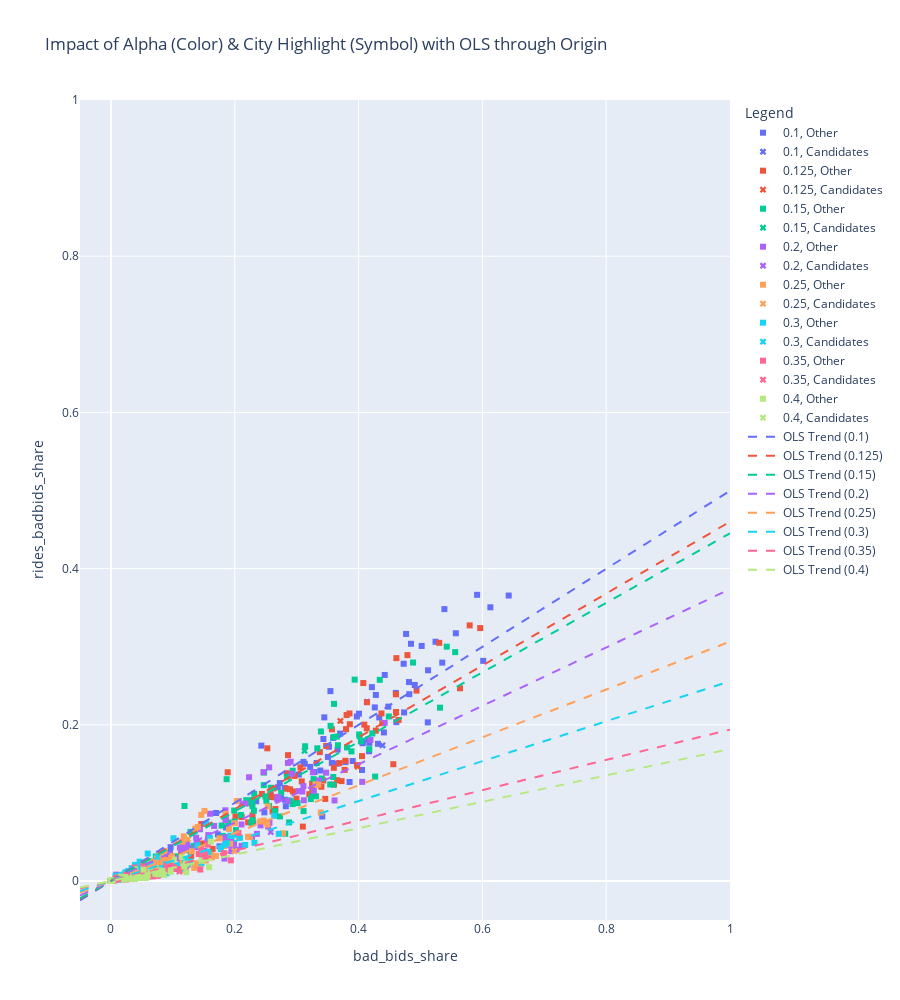

Notebook code cell kept with this figure:
### Code cell
if df_filtered.empty:
    print(f"DataFrame пуст после фильтрации с MIN_COMPLETED_ORDERS = {MIN_COMPLETED_ORDERS}. График не будет построен.")
else:
    fig = px.scatter(df_filtered,
                     x='bad_bids_share',
                     y='rides_badbids_share',
                     color='alpha_value_str',
                     symbol='highlight_status',
                     symbol_map={
                         'veracrus': 'star',
                         'veracrus_candidates': 'cross'
                     },
                     hover_data=df_filtered.columns.tolist(),
                     title='Impact of Alpha (Color) & City Highlight (Symbol) with OLS through Origin',
                     labels={
                         'share_of_bad_bids': 'Share of Bad Bids',
                         'share_done_orders_with_bad_tender': 'Share of Completed Orders with Bad Tender',
                         'alpha_value_str': 'Alpha Value',
                         'highlight_status': 'City Status'
                     }
                    )

    alpha_color_map = {}
    for trace in fig.data:
        alpha_val_for_trace = trace.legendgroup
        if alpha_val_for_trace not in alpha_color_map:
            alpha_color_map[alpha_val_for_trace] = trace.marker.color
    print(alpha_color_map)

    unique_alpha_values = sorted(df_filtered['alpha_value_str'].unique())

    for current_alpha_str in unique_alpha_values:
        # Данные для OLS берутся по ВСЕМ точкам для текущего current_alpha_str
        group_data_for_ols = df_filtered[df_filtered['alpha_value_str'] == current_alpha_str]

        x_data = group_data_for_ols['bad_bids_share']
        y_data = group_data_for_ols['rides_badbids_share']

        valid_indices = x_data.notna() & y_data.notna()
        x_clean = x_data[valid_indices]
        y_clean = y_data[valid_indices]

        if len(x_clean) >= 2:
            try:
                model = sm.OLS(y_clean, x_clean)
                results = model.fit()

                if results.params.empty:
                    print(f"Предупреждение: Параметры OLS пусты для alpha_value_str = {current_alpha_str}.")
                    continue
                
                slope = results.params.iloc[0]

                if pd.notna(slope) and np.isfinite(slope):
                    x_range_for_line = np.array([-0.05, 1.0])
                    y_line = slope * x_range_for_line
                    
                    line_color = get_color_for_alpha(current_alpha_str, alpha_color_map)
                    if line_color is None:
                        print(f"Предупреждение: Цвет не найден для OLS alpha_value_str = {current_alpha_str}. Используется черный.")
                        line_color = 'rgba(0,0,0,0.5)'

                    fig.add_trace(go.Scatter(
                        x=x_range_for_line,
                        y=y_line,
                        mode='lines',
                        name=f'OLS Trend ({current_alpha_str})',
                        line=dict(color=line_color, width=2, dash='dash'),
                        legendgroup=f"group_{current_alpha_str}", 
                        showlegend=True
                    ))
                else:
                    print(f"Предупреждение: Наклон (slope) NaN/Inf для alpha_value_str = {current_alpha_str}.")
            except Exception as e:
                print(f"Ошибка OLS для alpha_value_str = {current_alpha_str}: {e}")
        else:
            print(f"Мало данных (нужно >= 2, есть {len(x_clean)}) для OLS alpha_value_str = {current_alpha_str}.")

    fig.update_layout(
        xaxis=dict(range=[-0.05, 1]),
        yaxis=dict(range=[-0.05, 1]),
        height=1000,
        legend_title_text="Legend"
    )

    fig.show()

### Figure 1 — Plotly figure (JSON) as saved in the notebook; plotly's stock layout.template omitted (floating-point values rounded to 4 significant figures; data arrays with more than 128 entries replaced by an {"elided": "..."} marker saying what was removed)
{"data": [{"customdata": {"elided": "78x10 mixed values"}, "hovertemplate": "Alpha Value=%{customdata[8]}<br>City Status=%{customdata[9]}<br>bad_bids_share=%{x}<br>rides_badbids_share=%{y}<br>city_id=%{customdata[0]}<br>order_type=%{customdata[1]}<br>avg_rta=%{customdata[2]}<br>alpha_value=%{customdata[3]}<br>bids_count=%{customdata[4]}<br>bad_bids_count=%{customdata[5]}<br>rides_count=%{customdata[6]}<br>rides_badbids_count=%{customdata[7]}<extra></extra>", "legendgroup": "0.1, Other", "marker": {"color": "#636efa", "symbol": "square"}, "mode": "markers", "name": "0.1, Other", "orientation": "v", "showlegend": true, "type": "scatter", "x": [0.3287, 0.3568, 0.3591, 0.2746, 0.3972, 0.4006, 0.4819, 0.3446, 0.3323, 0.3035, 0.3522, 0.08762, NaN, 0.4814, 0.2808, 0.6425, 0.2811, 0.313, 0.4423, 0.5119, 0.3854, 0.5571, 0.5386, 0.5352, 0.4174, 0.2346, 0.1698, 0.311, 0.3432, 0.3218, 0.2582, 0.4215, 0.4767, 0.3505, 0.3661, 0.461, 0.4735, 0.4067, 0.2478, 0.4056, 0.4065, 0.4847, 0.4409, 0.5243, 0.3653, 0.1728, 0.186, 0.4313, 0.3788, 0.2727, 0.5019, 0.5123, 0.1174, 0.3905, 0.417, 0.4262, 0.4907, 0.6013, 0.5915, 0.2429, 0.3546, 0.4729, 0.1754, 0.3382, 0.4158, 0.2696, 0.3413, 0.2825, 0.1269, 0.09543, 0.1484, 0.4279, 0.4601, 0.3702, 0.09635, 0.6129, 0.4334, 0.448], "xaxis": "x", "y": [0.1395, 0.1512, 0.1832, 0.1065, 0.2106, 0.2142, 0.2391, 0.2095, 0.1511, 0.1362, 0.1718, 0.03148, 0.0, 0.2547, 0.1189, 0.3655, 0.104, 0.15, 0.2638, 0.203, 0.1267, 0.3171, 0.3481, 0.2796, 0.1769, 0.1021, 0.08699, 0.1524, 0.1818, 0.146, 0.1097, 0.2481, 0.3163, 0.1588, 0.1682, 0.2034, 0.2158, 0.1774, 0.08787, 0.1421, 0.1763, 0.3037, 0.1902, 0.3063, 0.1503, 0.05959, 0.06854, 0.1756, 0.1522, 0.1253, 0.3009, 0.2698, 0.04163, 0.1536, 0.1661, 0.2222, 0.2509, 0.2818, 0.3664, 0.1733, 0.2431, 0.2781, 0.04441, 0.1414, 0.1813, 0.1199, 0.08252, 0.09568, 0.0392, 0.03587, 0.03644, 0.2382, 0.2408, 0.1887, 0.04322, 0.3504, 0.2094, 0.2232], "yaxis": "y"}, {"customdata": [[4231, "auto_econom", 275.8, 0.1, 3088359, 1276880, 904724, 207527, "0.1", "Candidates"], [4263, "auto_econom", 195.4, 0.1, 2685651, 1178127, 705076, 122439, "0.1", "Candidates"]], "hovertemplate": "Alpha Value=%{customdata[8]}<br>City Status=%{customdata[9]}<br>bad_bids_share=%{x}<br>rides_badbids_share=%{y}<br>city_id=%{customdata[0]}<br>order_type=%{customdata[1]}<br>avg_rta=%{customdata[2]}<br>alpha_value=%{customdata[3]}<br>bids_count=%{customdata[4]}<br>bad_bids_count=%{customdata[5]}<br>rides_count=%{customdata[6]}<br>rides_badbids_count=%{customdata[7]}<extra></extra>", "legendgroup": "0.1, Candidates", "marker": {"color": "#636efa", "symbol": "x"}, "mode": "markers", "name": "0.1, Candidates", "orientation": "v", "showlegend": true, "type": "scatter", "x": [0.4134, 0.4387], "xaxis": "x", "y": [0.2294, 0.1737], "yaxis": "y"}, {"customdata": {"elided": "78x10 mixed values"}, "hovertemplate": "Alpha Value=%{customdata[8]}<br>City Status=%{customdata[9]}<br>bad_bids_share=%{x}<br>rides_badbids_share=%{y}<br>city_id=%{customdata[0]}<br>order_type=%{customdata[1]}<br>avg_rta=%{customdata[2]}<br>alpha_value=%{customdata[3]}<br>bids_count=%{customdata[4]}<br>bad_bids_count=%{customdata[5]}<br>rides_count=%{customdata[6]}<br>rides_badbids_count=%{customdata[7]}<extra></extra>", "legendgroup": "0.125, Other", "marker": {"color": "#EF553B", "symbol": "square"}, "mode": "markers", "name": "0.125, Other", "orientation": "v", "showlegend": true, "type": "scatter", "x": [0.2657, 0.2997, 0.3061, 0.2216, 0.3374, 0.3477, 0.4278, 0.2861, 0.2841, 0.2564, 0.2965, 0.08351, NaN, 0.437, 0.2287, 0.5965, 0.23, 0.2623, 0.3807, 0.4562, 0.3462, 0.4936, 0.4789, 0.4646, 0.3788, 0.2011, 0.1459, 0.2575, 0.284, 0.2638, 0.2271, 0.357, 0.4076, 0.2892, 0.3082, 0.3976, 0.4055, 0.3251, 0.1853, 0.3725, 0.3429, 0.4136, 0.3775, 0.4605, 0.325, 0.1472, 0.1576, 0.3604, 0.3204, 0.2111, 0.4611, 0.4605, 0.09014, 0.3399, 0.3652, 0.3859, 0.4383, 0.5638, 0.5303, 0.1886, 0.2526, 0.3797, 0.1642, 0.294, 0.3688, 0.2438, 0.31, 0.2611, 0.1133, 0.08189, 0.1295, 0.3853, 0.4132, 0.2867, 0.08044, 0.5795, 0.36, 0.4092], "xaxis": "x", "y": [0.09215, 0.1054, 0.1454, 0.07506, 0.165, 0.1729, 0.1924, 0.1611, 0.1181, 0.1075, 0.1345, 0.02897, 0.0, 0.2145, 0.08387, 0.3238, 0.07444, 0.1185, 0.2124, 0.1494, 0.1051, 0.2437, 0.2892, 0.2061, 0.1539, 0.08268, 0.07288, 0.1122, 0.1379, 0.1072, 0.09926, 0.1942, 0.2534, 0.1174, 0.1274, 0.1484, 0.1599, 0.1171, 0.05617, 0.1279, 0.1287, 0.2289, 0.1422, 0.239, 0.1249, 0.04801, 0.05373, 0.1233, 0.1111, 0.08184, 0.2853, 0.2163, 0.02935, 0.1206, 0.1291, 0.2007, 0.202, 0.2467, 0.3049, 0.1392, 0.1698, 0.1944, 0.04108, 0.1146, 0.1509, 0.1113, 0.0696, 0.08899, 0.03435, 0.0308, 0.03172, 0.2145, 0.1955, 0.1348, 0.03418, 0.3273, 0.1449, 0.2002], "yaxis": "y"}, {"customdata": [[4231, "auto_econom", 275.8, 0.125, 3088359, 1144801, 904724, 185362, "0.125", "Candidates"], [4263, "auto_econom", 195.4, 0.125, 2685651, 1070312, 705076, 103290, "0.125", "Candidates"]], "hovertemplate": "Alpha Value=%{customdata[8]}<br>City Status=%{customdata[9]}<br>bad_bids_share=%{x}<br>rides_badbids_share=%{y}<br>city_id=%{customdata[0]}<br>order_type=%{customdata[1]}<br>avg_rta=%{customdata[2]}<br>alpha_value=%{customdata[3]}<br>bids_count=%{customdata[4]}<br>bad_bids_count=%{customdata[5]}<br>rides_count=%{customdata[6]}<br>rides_badbids_count=%{customdata[7]}<extra></extra>", "legendgroup": "0.125, Candidates", "marker": {"color": "#EF553B", "symbol": "x"}, "mode": "markers", "name": "0.125, Candidates", "orientation": "v", "showlegend": true, "type": "scatter", "x": [0.3707, 0.3985], "xaxis": "x", "y": [0.2049, 0.1465], "yaxis": "y"}, {"customdata": {"elided": "78x10 mixed values"}, "hovertemplate": "Alpha Value=%{customdata[8]}<br>City Status=%{customdata[9]}<br>bad_bids_share=%{x}<br>rides_badbids_share=%{y}<br>city_id=%{customdata[0]}<br>order_type=%{customdata[1]}<br>avg_rta=%{customdata[2]}<br>alpha_value=%{customdata[3]}<br>bids_count=%{customdata[4]}<br>bad_bids_count=%{customdata[5]}<br>rides_count=%{customdata[6]}<br>rides_badbids_count=%{customdata[7]}<extra></extra>", "legendgroup": "0.15, Other", "marker": {"color": "#00cc96", "symbol": "square"}, "mode": "markers", "name": "0.15, Other", "orientation": "v", "showlegend": true, "type": "scatter", "x": [0.229, 0.265, 0.2581, 0.1806, 0.2846, 0.2936, 0.3885, 0.2474, 0.231, 0.2098, 0.2496, 0.07813, NaN, 0.4009, 0.1995, 0.5561, 0.2019, 0.2282, 0.3392, 0.4268, 0.3112, 0.4489, 0.4343, 0.4172, 0.3404, 0.1788, 0.1285, 0.2247, 0.2469, 0.2286, 0.1991, 0.3136, 0.3604, 0.251, 0.2751, 0.3542, 0.3592, 0.2904, 0.118, 0.3311, 0.2933, 0.3647, 0.3253, 0.4018, 0.2873, 0.122, 0.1332, 0.2878, 0.273, 0.1894, 0.3937, 0.4223, 0.07467, 0.3014, 0.3229, 0.3334, 0.4038, 0.5315, 0.488, 0.1188, 0.1868, 0.3596, 0.1483, 0.2554, 0.3273, 0.2187, 0.2815, 0.2268, 0.1038, 0.06586, 0.1135, 0.3547, 0.3813, 0.2314, 0.07247, 0.5424, 0.3301, 0.3667], "xaxis": "x", "y": [0.07781, 0.08929, 0.1194, 0.05769, 0.1331, 0.1411, 0.1659, 0.1388, 0.08998, 0.08451, 0.1083, 0.02739, 0.0, 0.1876, 0.07613, 0.293, 0.06515, 0.1036, 0.1914, 0.1336, 0.08945, 0.2106, 0.2576, 0.1688, 0.1312, 0.07094, 0.06289, 0.1007, 0.1227, 0.09579, 0.09015, 0.1725, 0.2267, 0.1025, 0.113, 0.1236, 0.1331, 0.1022, 0.02617, 0.1084, 0.09843, 0.1848, 0.1087, 0.1853, 0.1032, 0.03929, 0.04504, 0.07498, 0.08263, 0.0747, 0.2578, 0.1889, 0.02484, 0.09959, 0.1049, 0.1698, 0.1787, 0.2219, 0.2797, 0.09604, 0.1303, 0.1842, 0.03652, 0.09604, 0.1304, 0.1034, 0.06046, 0.07473, 0.03154, 0.02501, 0.02719, 0.1986, 0.171, 0.1116, 0.03135, 0.3, 0.1284, 0.1738], "yaxis": "y"}, {"customdata": [[4231, "auto_econom", 275.8, 0.15, 3088359, 965854, 904724, 150723, "0.15", "Candidates"], [4263, "auto_econom", 195.4, 0.15, 2685651, 965353, 705076, 86805, "0.15", "Candidates"]], "hovertemplate": "Alpha Value=%{customdata[8]}<br>City Status=%{customdata[9]}<br>bad_bids_share=%{x}<br>rides_badbids_share=%{y}<br>city_id=%{customdata[0]}<br>order_type=%{customdata[1]}<br>avg_rta=%{customdata[2]}<br>alpha_value=%{customdata[3]}<br>bids_count=%{customdata[4]}<br>bad_bids_count=%{customdata[5]}<br>rides_count=%{customdata[6]}<br>rides_badbids_count=%{customdata[7]}<extra></extra>", "legendgroup": "0.15, Candidates", "marker": {"color": "#00cc96", "symbol": "x"}, "mode": "markers", "name": "0.15, Candidates", "orientation": "v", "showlegend": true, "type": "scatter", "x": [0.3127, 0.3594], "xaxis": "x", "y": [0.1666, 0.1231], "yaxis": "y"}, {"customdata": {"elided": "78x10 mixed values"}, "hovertemplate": "Alpha Value=%{customdata[8]}<br>City Status=%{customdata[9]}<br>bad_bids_share=%{x}<br>rides_badbids_share=%{y}<br>city_id=%{customdata[0]}<br>order_type=%{customdata[1]}<br>avg_rta=%{customdata[2]}<br>alpha_value=%{customdata[3]}<br>bids_count=%{customdata[4]}<br>bad_bids_count=%{customdata[5]}<br>rides_count=%{customdata[6]}<br>rides_badbids_count=%{customdata[7]}<extra></extra>", "legendgroup": "0.2, Other", "marker": {"color": "#ab63fa", "symbol": "square"}, "mode": "markers", "name": "0.2, Other", "orientation": "v", "showlegend": true, "type": "scatter", "x": [0.1561, 0.1853, 0.1667, 0.1067, 0.185, 0.1857, 0.2853, 0.1602, 0.1389, 0.1247, 0.1573, 0.01558, NaN, 0.3262, 0.1138, 0.4422, 0.09926, 0.1158, 0.2065, 0.3612, 0.1945, 0.3475, 0.2859, 0.3278, 0.2417, 0.09112, 0.0637, 0.1228, 0.1437, 0.1204, 0.09443, 0.1849, 0.2232, 0.1386, 0.1372, 0.254, 0.256, 0.1836, 0.07606, 0.211, 0.1909, 0.2924, 0.2278, 0.3034, 0.1946, 0.04535, 0.06515, 0.2026, 0.1946, 0.1377, 0.2463, 0.336, 0.03032, 0.1989, 0.2359, 0.2173, 0.3091, 0.4059, 0.3116, 0.0, 0.008631, 0.2903, 0.115, 0.1568, 0.2109, 0.1113, 0.1833, 0.1503, 0.03916, 0.04612, 0.08309, 0.2555, 0.3109, 9.181e-06, 0.05308, 0.4192, 0.2686, 0.2702], "xaxis": "x", "y": [0.05055, 0.05313, 0.07044, 0.02886, 0.07792, 0.08032, 0.1026, 0.08608, 0.0456, 0.04266, 0.05872, 0.003975, 0.0, 0.1391, 0.03979, 0.2024, 0.02563, 0.0437, 0.1022, 0.1031, 0.03822, 0.1387, 0.1511, 0.1154, 0.07114, 0.02244, 0.02055, 0.04819, 0.06622, 0.0418, 0.03372, 0.09047, 0.1328, 0.04847, 0.04316, 0.06972, 0.07456, 0.05591, 0.014, 0.04498, 0.04635, 0.1372, 0.05652, 0.115, 0.05051, 0.01105, 0.01823, 0.0401, 0.04619, 0.05547, 0.1393, 0.1286, 0.008474, 0.04758, 0.06037, 0.09905, 0.1145, 0.1269, 0.1033, 0.0, 0.008035, 0.1527, 0.02638, 0.05166, 0.0723, 0.04283, 0.02865, 0.0383, 0.009254, 0.01825, 0.0156, 0.1454, 0.1215, 2.027e-06, 0.02186, 0.1806, 0.1047, 0.1077], "yaxis": "y"}, {"customdata": [[4231, "auto_econom", 275.8, 0.2, 3088359, 651942, 904724, 89455, "0.2", "Candidates"], [4263, "auto_econom", 195.4, 0.2, 2685651, 693078, 705076, 44169, "0.2", "Candidates"]], "hovertemplate": "Alpha Value=%{customdata[8]}<br>City Status=%{customdata[9]}<br>bad_bids_share=%{x}<br>rides_badbids_share=%{y}<br>city_id=%{customdata[0]}<br>order_type=%{customdata[1]}<br>avg_rta=%{customdata[2]}<br>alpha_value=%{customdata[3]}<br>bids_count=%{customdata[4]}<br>bad_bids_count=%{customdata[5]}<br>rides_count=%{customdata[6]}<br>rides_badbids_count=%{customdata[7]}<extra></extra>", "legendgroup": "0.2, Candidates", "marker": {"color": "#ab63fa", "symbol": "x"}, "mode": "markers", "name": "0.2, Candidates", "orientation": "v", "showlegend": true, "type": "scatter", "x": [0.2111, 0.2581], "xaxis": "x", "y": [0.09888, 0.06264], "yaxis": "y"}, {"customdata": {"elided": "78x10 mixed values"}, "hovertemplate": "Alpha Value=%{customdata[8]}<br>City Status=%{customdata[9]}<br>bad_bids_share=%{x}<br>rides_badbids_share=%{y}<br>city_id=%{customdata[0]}<br>order_type=%{customdata[1]}<br>avg_rta=%{customdata[2]}<br>alpha_value=%{customdata[3]}<br>bids_count=%{customdata[4]}<br>bad_bids_count=%{customdata[5]}<br>rides_count=%{customdata[6]}<br>rides_badbids_count=%{customdata[7]}<extra></extra>", "legendgroup": "0.25, Other", "marker": {"color": "#FFA15A", "symbol": "square"}, "mode": "markers", "name": "0.25, Other", "orientation": "v", "showlegend": true, "type": "scatter", "x": [0.08201, 0.1157, 0.08439, 0.05304, 0.09841, 0.09712, 0.1927, 0.08119, 0.07015, 0.06592, 0.08442, 0.008582, NaN, 0.2534, 0.07176, 0.3351, 0.06415, 0.07448, 0.1403, 0.2779, 0.1433, 0.2504, 0.2033, 0.2246, 0.1833, 0.0658, 0.0469, 0.0804, 0.08591, 0.07555, 0.06528, 0.1175, 0.1459, 0.08288, 0.09025, 0.1696, 0.1626, 0.09315, 0.02693, 0.1589, 0.1205, 0.2, 0.1533, 0.2069, 0.1469, 0.02723, 0.0397, 0.118, 0.1234, 0.07973, 0.1511, 0.2527, 0.01811, 0.1357, 0.163, 0.1157, 0.2214, 0.339, 0.2467, 0.0, 3.912e-07, 0.1851, 0.09881, 0.08038, 0.1305, 0.08647, 0.1344, 0.09848, 0.02868, 0.02845, 0.05512, 0.1361, 0.2411, 8.737e-06, 0.03551, 0.3305, 0.1754, 0.1907], "xaxis": "x", "y": [0.02161, 0.02445, 0.02756, 0.01123, 0.03189, 0.03081, 0.04769, 0.03453, 0.01675, 0.01777, 0.02679, 0.001644, 0.0, 0.09557, 0.02475, 0.1232, 0.01623, 0.02902, 0.06927, 0.06093, 0.02205, 0.07516, 0.1022, 0.0562, 0.04474, 0.01436, 0.01386, 0.03226, 0.03849, 0.0276, 0.02442, 0.05714, 0.08467, 0.02709, 0.02671, 0.03206, 0.03307, 0.02344, 0.002927, 0.03226, 0.02033, 0.07392, 0.02617, 0.05623, 0.03122, 0.006424, 0.01028, 0.01423, 0.02074, 0.02911, 0.08966, 0.07219, 0.005219, 0.02279, 0.03014, 0.05038, 0.05657, 0.08763, 0.07734, 0.0, 8.543e-07, 0.08592, 0.02247, 0.01994, 0.03801, 0.03748, 0.01675, 0.01983, 0.006679, 0.01116, 0.008811, 0.06696, 0.07628, 2.027e-06, 0.01466, 0.1239, 0.05451, 0.06659], "yaxis": "y"}, {"customdata": [[4231, "auto_econom", 275.8, 0.25, 3088359, 384831, 904724, 48566, "0.25", "Candidates"], [4263, "auto_econom", 195.4, 0.25, 2685651, 536402, 705076, 27056, "0.25", "Candidates"]], "hovertemplate": "Alpha Value=%{customdata[8]}<br>City Status=%{customdata[9]}<br>bad_bids_share=%{x}<br>rides_badbids_share=%{y}<br>city_id=%{customdata[0]}<br>order_type=%{customdata[1]}<br>avg_rta=%{customdata[2]}<br>alpha_value=%{customdata[3]}<br>bids_count=%{customdata[4]}<br>bad_bids_count=%{customdata[5]}<br>rides_count=%{customdata[6]}<br>rides_badbids_count=%{customdata[7]}<extra></extra>", "legendgroup": "0.25, Candidates", "marker": {"color": "#FFA15A", "symbol": "x"}, "mode": "markers", "name": "0.25, Candidates", "orientation": "v", "showlegend": true, "type": "scatter", "x": [0.1246, 0.1997], "xaxis": "x", "y": [0.05368, 0.03837], "yaxis": "y"}, {"customdata": {"elided": "78x10 mixed values"}, "hovertemplate": "Alpha Value=%{customdata[8]}<br>City Status=%{customdata[9]}<br>bad_bids_share=%{x}<br>rides_badbids_share=%{y}<br>city_id=%{customdata[0]}<br>order_type=%{customdata[1]}<br>avg_rta=%{customdata[2]}<br>alpha_value=%{customdata[3]}<br>bids_count=%{customdata[4]}<br>bad_bids_count=%{customdata[5]}<br>rides_count=%{customdata[6]}<br>rides_badbids_count=%{customdata[7]}<extra></extra>", "legendgroup": "0.3, Other", "marker": {"color": "#19d3f3", "symbol": "square"}, "mode": "markers", "name": "0.3, Other", "orientation": "v", "showlegend": true, "type": "scatter", "x": [0.04525, 0.0825, 0.05364, 0.02919, 0.06022, 0.06421, 0.15, 0.04238, 0.04378, 0.03725, 0.04572, 0.004519, NaN, 0.1928, 0.02802, 0.2636, 0.01365, 0.01303, 0.04634, 0.2318, 0.08963, 0.1871, 0.101, 0.1776, 0.1278, 0.05251, 0.03703, 0.02767, 0.03348, 0.02172, 1.538e-05, 0.03891, 0.0594, 0.02904, 0.01928, 0.1202, 0.1205, 0.04411, 0.01679, 0.1065, 0.08266, 0.16, 0.1122, 0.1574, 0.1057, 0.004038, 0.0071, 0.08415, 0.08951, 0.04966, 0.000166, 0.2085, 0.002992, 0.09556, 0.1237, 0.0235, 0.184, 0.271, 0.1952, 0.0, 9.781e-08, 0.154, 0.08878, 0.04064, 0.06239, 4.021e-05, 0.08415, 0.06388, 0.001919, 1.943e-05, 0.03596, 0.007416, 0.2021, 8.292e-06, 0.01785, 0.2167, 0.14, 0.1197], "xaxis": "x", "y": [0.0126, 0.01655, 0.01796, 0.006337, 0.01941, 0.02098, 0.03161, 0.01865, 0.01029, 0.01007, 0.01367, 0.0009842, 0.0, 0.05792, 0.01115, 0.08341, 0.003867, 0.005443, 0.02468, 0.04884, 0.009949, 0.04831, 0.05468, 0.04087, 0.02494, 0.01177, 0.01166, 0.01263, 0.01652, 0.008673, 0.0, 0.02052, 0.03504, 0.01021, 0.006374, 0.01845, 0.02037, 0.01085, 0.001616, 0.02022, 0.01168, 0.0551, 0.0157, 0.03721, 0.01868, 0.0009018, 0.002302, 0.008495, 0.0131, 0.0196, 0.0002559, 0.05534, 0.0008724, 0.01333, 0.02067, 0.01108, 0.04643, 0.06036, 0.0578, 0.0, 0.0, 0.07338, 0.02143, 0.0102, 0.01972, 7.207e-06, 0.009119, 0.01107, 0.0005357, 7.644e-06, 0.00465, 0.006772, 0.05915, 1.013e-06, 0.007522, 0.04601, 0.0457, 0.02791], "yaxis": "y"}, {"customdata": [[4231, "auto_econom", 275.8, 0.3, 3088359, 232149, 904724, 27725, "0.3", "Candidates"], [4263, "auto_econom", 195.4, 0.3, 2685651, 393521, 705076, 15863, "0.3", "Candidates"]], "hovertemplate": "Alpha Value=%{customdata[8]}<br>City Status=%{customdata[9]}<br>bad_bids_share=%{x}<br>rides_badbids_share=%{y}<br>city_id=%{customdata[0]}<br>order_type=%{customdata[1]}<br>avg_rta=%{customdata[2]}<br>alpha_value=%{customdata[3]}<br>bids_count=%{customdata[4]}<br>bad_bids_count=%{customdata[5]}<br>rides_count=%{customdata[6]}<br>rides_badbids_count=%{customdata[7]}<extra></extra>", "legendgroup": "0.3, Candidates", "marker": {"color": "#19d3f3", "symbol": "x"}, "mode": "markers", "name": "0.3, Candidates", "orientation": "v", "showlegend": true, "type": "scatter", "x": [0.07517, 0.1465], "xaxis": "x", "y": [0.03064, 0.0225], "yaxis": "y"}, {"customdata": {"elided": "78x10 mixed values"}, "hovertemplate": "Alpha Value=%{customdata[8]}<br>City Status=%{customdata[9]}<br>bad_bids_share=%{x}<br>rides_badbids_share=%{y}<br>city_id=%{customdata[0]}<br>order_type=%{customdata[1]}<br>avg_rta=%{customdata[2]}<br>alpha_value=%{customdata[3]}<br>bids_count=%{customdata[4]}<br>bad_bids_count=%{customdata[5]}<br>rides_count=%{customdata[6]}<br>rides_badbids_count=%{customdata[7]}<extra></extra>", "legendgroup": "0.35, Other", "marker": {"color": "#FF6692", "symbol": "square"}, "mode": "markers", "name": "0.35, Other", "orientation": "v", "showlegend": true, "type": "scatter", "x": [0.002876, 0.04243, 0.01286, 0.005703, 0.01882, 0.0183, 0.1027, 0.009181, 0.01244, 0.007327, 0.01182, 0.0008201, NaN, 0.1568, 5.389e-06, 0.206, 8.217e-06, 1.302e-05, 1.264e-05, 0.1443, 0.06766, 0.1211, 0.002003, 0.1098, 0.09077, 0.03427, 0.02495, 1.118e-05, 1.061e-05, 1.823e-05, 1.197e-05, 2.354e-05, 1.579e-05, 1.937e-05, 1.715e-05, 0.07518, 0.07412, 0.0002396, 0.003872, 0.05028, 0.04978, 0.09677, 0.07715, 0.1024, 0.07783, 2.764e-06, 2.104e-06, 0.05373, 0.05886, 0.0, 0.0, 0.1518, 9.324e-06, 0.06298, 0.07567, 8.916e-06, 0.1418, 0.1938, 0.1459, 0.0, 9.781e-08, 0.05242, 0.06077, 0.008153, 0.00754, 3.83e-06, 0.05266, 0.05056, 1.98e-06, 0.0, 0.02399, 0.0, 0.1517, 7.7e-06, 7.227e-07, 0.1823, 0.0519, 0.08987], "xaxis": "x", "y": [0.001089, 0.005504, 0.003785, 0.001068, 0.005301, 0.004823, 0.01534, 0.004349, 0.002247, 0.001935, 0.003469, 0.0002074, 0.0, 0.04644, 7.203e-07, 0.06156, 1.632e-06, 0.0, 0.0, 0.01465, 0.005869, 0.01791, 0.001204, 0.01522, 0.01257, 0.007786, 0.008112, 1.738e-06, 0.0, 0.0, 0.0, 0.0, 9.614e-07, 0.0, 0.0, 0.006676, 0.007968, 6.67e-05, 0.0002898, 0.008267, 0.004636, 0.02153, 0.00809, 0.01623, 0.0108, 0.0, 0.0, 0.004084, 0.006539, 0.0, 0.0, 0.02984, 2.176e-06, 0.005963, 0.00712, 0.0, 0.03448, 0.02639, 0.0408, 0.0, 0.0, 0.01966, 0.0154, 0.001922, 0.002384, 0.0, 0.005232, 0.009607, 0.0, 0.0, 0.001817, 0.0, 0.03414, 1.013e-06, 0.0, 0.03568, 0.0107, 0.01993], "yaxis": "y"}, {"customdata": [[4231, "auto_econom", 275.8, 0.35, 3088359, 117206, 904724, 16014, "0.35", "Candidates"], [4263, "auto_econom", 195.4, 0.35, 2685651, 297258, 705076, 8512, "0.35", "Candidates"]], "hovertemplate": "Alpha Value=%{customdata[8]}<br>City Status=%{customdata[9]}<br>bad_bids_share=%{x}<br>rides_badbids_share=%{y}<br>city_id=%{customdata[0]}<br>order_type=%{customdata[1]}<br>avg_rta=%{customdata[2]}<br>alpha_value=%{customdata[3]}<br>bids_count=%{customdata[4]}<br>bad_bids_count=%{customdata[5]}<br>rides_count=%{customdata[6]}<br>rides_badbids_count=%{customdata[7]}<extra></extra>", "legendgroup": "0.35, Candidates", "marker": {"color": "#FF6692", "symbol": "x"}, "mode": "markers", "name": "0.35, Candidates", "orientation": "v", "showlegend": true, "type": "scatter", "x": [0.03795, 0.1107], "xaxis": "x", "y": [0.0177, 0.01207], "yaxis": "y"}, {"customdata": {"elided": "78x10 mixed values"}, "hovertemplate": "Alpha Value=%{customdata[8]}<br>City Status=%{customdata[9]}<br>bad_bids_share=%{x}<br>rides_badbids_share=%{y}<br>city_id=%{customdata[0]}<br>order_type=%{customdata[1]}<br>avg_rta=%{customdata[2]}<br>alpha_value=%{customdata[3]}<br>bids_count=%{customdata[4]}<br>bad_bids_count=%{customdata[5]}<br>rides_count=%{customdata[6]}<br>rides_badbids_count=%{customdata[7]}<extra></extra>", "legendgroup": "0.4, Other", "marker": {"color": "#B6E880", "symbol": "square"}, "mode": "markers", "name": "0.4, Other", "orientation": "v", "showlegend": true, "type": "scatter", "x": [3.961e-06, 0.0296, 0.000223, 0.0002192, 0.0001381, 0.0005522, 0.07578, 7.997e-06, 4.067e-05, 1.108e-05, 1.069e-05, 2.34e-06, NaN, 0.1142, 5.017e-06, 0.1613, 7.63e-06, 1.19e-05, 1.095e-05, 0.1219, 0.05194, 0.09649, 2.601e-05, 0.08326, 0.07165, 0.02091, 0.01619, 9.456e-06, 9.811e-06, 1.588e-05, 1.111e-05, 2.113e-05, 1.497e-05, 1.823e-05, 1.575e-05, 0.05641, 0.05624, 6.364e-06, 1.876e-05, 0.02336, 0.03435, 0.07756, 0.05779, 0.07511, 0.05934, 2.764e-06, 2.104e-06, 0.03878, 0.04265, 0.0, 0.0, 0.1185, 7.629e-06, 0.04653, 0.05664, 7.961e-06, 0.08312, 0.1586, 0.1016, 0.0, 9.781e-08, 0.03848, 0.05266, 0.003031, 0.001406, 3.83e-06, 0.02975, 0.02276, 1.98e-06, 0.0, 0.02135, 0.0, 0.1212, 7.404e-06, 7.227e-07, 0.1465, 0.03571, 0.06364], "xaxis": "x", "y": [7.393e-07, 0.003103, 0.0001364, 0.0001116, 6.648e-05, 0.0002721, 0.008595, 0.0, 4.53e-06, 1.54e-06, 0.0, 0.0, 0.0, 0.03098, 7.203e-07, 0.05036, 1.632e-06, 0.0, 0.0, 0.011, 0.003817, 0.01172, 0.0, 0.009065, 0.009159, 0.004713, 0.005496, 1.738e-06, 0.0, 0.0, 0.0, 0.0, 0.0, 0.0, 0.0, 0.004062, 0.005206, 0.0, 0.0, 0.003698, 0.002539, 0.01343, 0.005101, 0.009298, 0.007364, 0.0, 0.0, 0.002559, 0.004031, 0.0, 0.0, 0.01868, 2.176e-06, 0.003827, 0.00405, 0.0, 0.01273, 0.0176, 0.02732, 0.0, 0.0, 0.01496, 0.01452, 0.0008315, 0.0006065, 0.0, 0.002871, 0.004865, 0.0, 0.0, 0.001647, 0.0, 0.02219, 1.013e-06, 0.0, 0.02591, 0.007103, 0.01372], "yaxis": "y"}, {"customdata": [[4231, "auto_econom", 275.8, 0.4, 3088359, 61, 904724, 0, "0.4", "Candidates"], [4263, "auto_econom", 195.4, 0.4, 2685651, 232363, 705076, 5385, "0.4", "Candidates"]], "hovertemplate": "Alpha Value=%{customdata[8]}<br>City Status=%{customdata[9]}<br>bad_bids_share=%{x}<br>rides_badbids_share=%{y}<br>city_id=%{customdata[0]}<br>order_type=%{customdata[1]}<br>avg_rta=%{customdata[2]}<br>alpha_value=%{customdata[3]}<br>bids_count=%{customdata[4]}<br>bad_bids_count=%{customdata[5]}<br>rides_count=%{customdata[6]}<br>rides_badbids_count=%{customdata[7]}<extra></extra>", "legendgroup": "0.4, Candidates", "marker": {"color": "#B6E880", "symbol": "x"}, "mode": "markers", "name": "0.4, Candidates", "orientation": "v", "showlegend": true, "type": "scatter", "x": [1.975e-05, 0.08652], "xaxis": "x", "y": [0.0, 0.007637], "yaxis": "y"}, {"legendgroup": "group_0.1", "line": {"color": "#636efa", "dash": "dash", "width": 2}, "mode": "lines", "name": "OLS Trend (0.1)", "showlegend": true, "type": "scatter", "x": [-0.05, 1.0], "y": [-0.02498, 0.4996]}, {"legendgroup": "group_0.125", "line": {"color": "#EF553B", "dash": "dash", "width": 2}, "mode": "lines", "name": "OLS Trend (0.125)", "showlegend": true, "type": "scatter", "x": [-0.05, 1.0], "y": [-0.023, 0.46]}, {"legendgroup": "group_0.15", "line": {"color": "#00cc96", "dash": "dash", "width": 2}, "mode": "lines", "name": "OLS Trend (0.15)", "showlegend": true, "type": "scatter", "x": [-0.05, 1.0], "y": [-0.02226, 0.4451]}, {"legendgroup": "group_0.2", "line": {"color": "#ab63fa", "dash": "dash", "width": 2}, "mode": "lines", "name": "OLS Trend (0.2)", "showlegend": true, "type": "scatter", "x": [-0.05, 1.0], "y": [-0.01868, 0.3737]}, {"legendgroup": "group_0.25", "line": {"color": "#FFA15A", "dash": "dash", "width": 2}, "mode": "lines", "name": "OLS Trend (0.25)", "showlegend": true, "type": "scatter", "x": [-0.05, 1.0], "y": [-0.01532, 0.3064]}, {"legendgroup": "group_0.3", "line": {"color": "#19d3f3", "dash": "dash", "width": 2}, "mode": "lines", "name": "OLS Trend (0.3)", "showlegend": true, "type": "scatter", "x": [-0.05, 1.0], "y": [-0.01278, 0.2556]}, {"legendgroup": "group_0.35", "line": {"color": "#FF6692", "dash": "dash", "width": 2}, "mode": "lines", "name": "OLS Trend (0.35)", "showlegend": true, "type": "scatter", "x": [-0.05, 1.0], "y": [-0.009687, 0.1937]}, {"legendgroup": "group_0.4", "line": {"color": "#B6E880", "dash": "dash", "width": 2}, "mode": "lines", "name": "OLS Trend (0.4)", "showlegend": true, "type": "scatter", "x": [-0.05, 1.0], "y": [-0.008446, 0.1689]}], "layout": {"height": 1000, "legend": {"title": {"text": "Legend"}, "tracegroupgap": 0}, "title": {"text": "Impact of Alpha (Color) & City Highlight (Symbol) with OLS through Origin"}, "xaxis": {"anchor": "y", "domain": [0, 1], "range": [-0.05, 1], "title": {"text": "bad_bids_share"}}, "yaxis": {"anchor": "x", "domain": [0, 1], "range": [-0.05, 1], "title": {"text": "rides_badbids_share"}}}}
